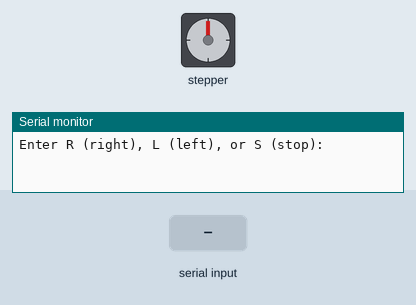
Simulated run of this sketch. Board: Arduino Uno, built with avr-gcc and run on an emulated ATmega328P. Shown: stepper motor, the last lines printed to the serial monitor. The test bench sets the inputs (shaded band). Stepper angles assume 2048 steps per turn.

Above: at 1.2 s.
1.3 s: "R\n" received over Serial
At 1.75 s:
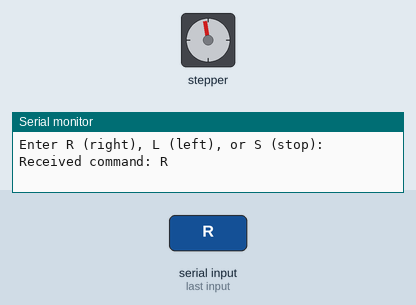
4.3 s: "L\n" received over Serial
7.3 s: "S\n" received over Serial
At 8.7 s:
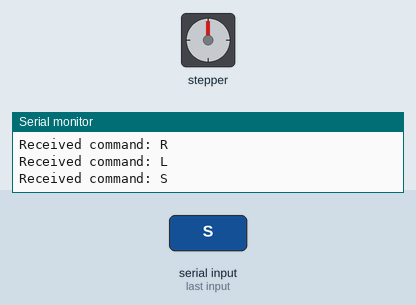
10.3 s: "L\n" received over Serial
At 10.78 s:
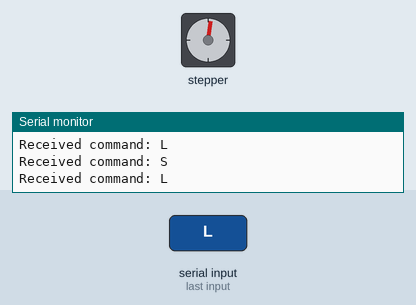
Timing chart, 0 to 20.3 s (numbered marks = the images above; inputs shaded):
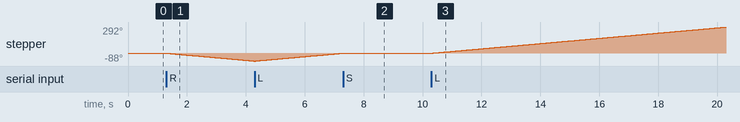

Measured:
- after the input at 1.3 s, stepper: keeps turning counter-clockwise at about 30°/s, starting at once
- after the input at 7.3 s, stepper: goes on until 7.3 s, then stays 0°
- after the input at 10.3 s, stepper: keeps turning clockwise at about 29°/s, starting at once

The sketch:

MoveStepper.ino
```cpp
#include <Stepper.h>

#define STEPS_PER_REV 2048

const int IN1 = 8;
const int IN2 = 9;
const int IN3 = 10;
const int IN4 = 11;

Stepper stepperMotor(STEPS_PER_REV, IN1, IN3, IN2, IN4);

// Variable to store the latest command
char latestCommand = 'S'; // Default to 'S' (stop)

void setup() {
  Serial.begin(9600); // Initialize serial communication
  stepperMotor.setSpeed(5); // Speed in RPM
  Serial.println("Enter R (right), L (left), or S (stop):");
}

void loop() {
  // Check if a new command is available
  if (Serial.available() > 0) {
    char incomingChar = Serial.read(); // Read the latest character

    // Filter out newline and carriage return
    if (incomingChar != '\n' && incomingChar != '\r') {
      latestCommand = incomingChar; // Update the latest command
      Serial.print("Received command: ");
      Serial.println(latestCommand);
    }
  }

  // Execute the latest command
  if (latestCommand == 'R') {
    stepperMotor.step(-1); // Rotate CW
  } else if (latestCommand == 'L') {
    stepperMotor.step(1); // Rotate CCW
  } else if (latestCommand == 'S') {
    // Stop the motor (no action required)
  }
}
```
